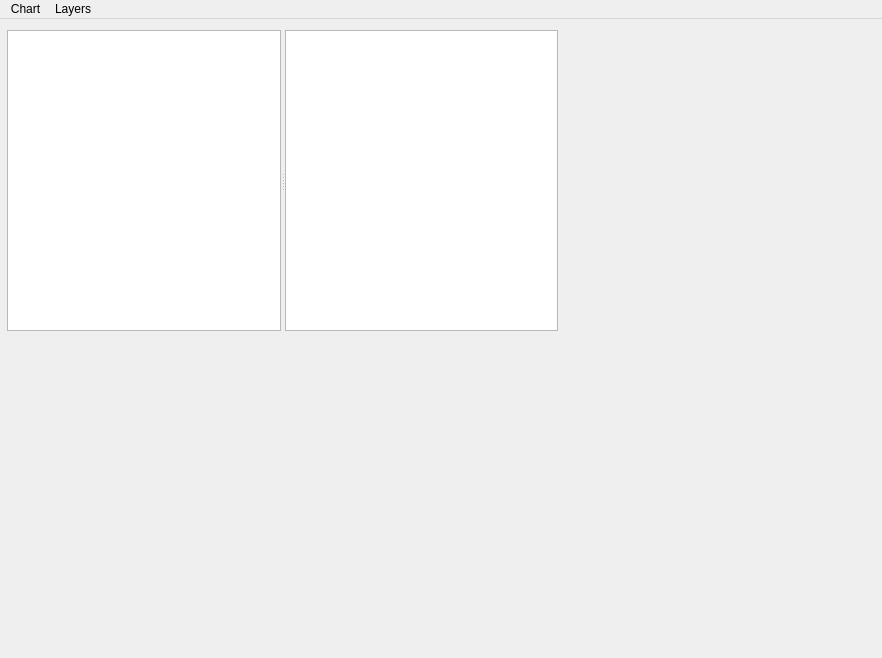
<?xml version="1.0" encoding="UTF-8"?>
<ui version="4.0">
 <class>ChartEditorWindow</class>
 <widget class="QMainWindow" name="ChartEditorWindow">
  <property name="geometry">
   <rect>
    <x>0</x>
    <y>0</y>
    <width>882</width>
    <height>658</height>
   </rect>
  </property>
  <property name="windowTitle">
   <string>MainWindow</string>
  </property>
  <widget class="QWidget" name="centralwidget">
   <property name="sizePolicy">
    <sizepolicy hsizetype="Expanding" vsizetype="Expanding">
     <horstretch>0</horstretch>
     <verstretch>0</verstretch>
    </sizepolicy>
   </property>
   <widget class="QSplitter" name="splitter">
    <property name="geometry">
     <rect>
      <x>7</x>
      <y>11</y>
      <width>551</width>
      <height>301</height>
     </rect>
    </property>
    <property name="sizePolicy">
     <sizepolicy hsizetype="Expanding" vsizetype="Expanding">
      <horstretch>0</horstretch>
      <verstretch>0</verstretch>
     </sizepolicy>
    </property>
    <property name="orientation">
     <enum>Qt::Horizontal</enum>
    </property>
    <widget class="QTableWidget" name="tableWidgetSelect"/>
    <widget class="QTableWidget" name="tableWidget"/>
   </widget>
  </widget>
  <widget class="QMenuBar" name="menubar">
   <property name="geometry">
    <rect>
     <x>0</x>
     <y>0</y>
     <width>882</width>
     <height>18</height>
    </rect>
   </property>
   <widget class="QMenu" name="menuChartTable">
    <property name="font">
     <font>
      <pointsize>12</pointsize>
     </font>
    </property>
    <property name="title">
     <string>Chart</string>
    </property>
    <addaction name="actionLoad"/>
    <addaction name="actionEditorSettings"/>
    <addaction name="actionGenerate"/>
    <addaction name="separator"/>
    <addaction name="actionSave"/>
    <addaction name="actionSaveAs"/>
    <addaction name="separator"/>
    <addaction name="actionQuit"/>
   </widget>
   <widget class="QMenu" name="menuLayers">
    <property name="title">
     <string>Layers</string>
    </property>
    <addaction name="actionFetchLayersFromDB"/>
    <addaction name="separator"/>
    <addaction name="actionIncludeAll"/>
    <addaction name="actionExcludeAll"/>
    <addaction name="separator"/>
    <addaction name="actionRemoveUnusedLayers"/>
   </widget>
   <addaction name="menuChartTable"/>
   <addaction name="menuLayers"/>
  </widget>
  <widget class="QStatusBar" name="statusbar">
   <property name="font">
    <font>
     <pointsize>11</pointsize>
    </font>
   </property>
   <property name="sizeGripEnabled">
    <bool>false</bool>
   </property>
  </widget>
  <action name="actionQuit">
   <property name="text">
    <string>Quit</string>
   </property>
   <property name="shortcut">
    <string>Ctrl+Q</string>
   </property>
   <property name="menuRole">
    <enum>QAction::QuitRole</enum>
   </property>
  </action>
  <action name="actionLoad">
   <property name="text">
    <string>Load chart</string>
   </property>
   <property name="font">
    <font>
     <pointsize>12</pointsize>
    </font>
   </property>
   <property name="shortcut">
    <string>Ctrl+L</string>
   </property>
  </action>
  <action name="actionGenerate">
   <property name="text">
    <string>Generate</string>
   </property>
   <property name="shortcut">
    <string>Ctrl+G</string>
   </property>
  </action>
  <action name="actionSave">
   <property name="enabled">
    <bool>false</bool>
   </property>
   <property name="text">
    <string>Save</string>
   </property>
   <property name="shortcut">
    <string>Ctrl+S</string>
   </property>
  </action>
  <action name="actionSaveAs">
   <property name="enabled">
    <bool>false</bool>
   </property>
   <property name="text">
    <string>Save as...</string>
   </property>
   <property name="shortcut">
    <string>Ctrl+A</string>
   </property>
  </action>
  <action name="actionEditorSettings">
   <property name="text">
    <string>Settings</string>
   </property>
   <property name="toolTip">
    <string>Editor and generator settings</string>
   </property>
   <property name="shortcut">
    <string>Ctrl+E</string>
   </property>
  </action>
  <action name="actionIncludeAll">
   <property name="text">
    <string>Select all</string>
   </property>
   <property name="font">
    <font>
     <pointsize>12</pointsize>
    </font>
   </property>
  </action>
  <action name="actionExcludeAll">
   <property name="text">
    <string>Deselect all</string>
   </property>
   <property name="font">
    <font>
     <pointsize>12</pointsize>
    </font>
   </property>
  </action>
  <action name="actionFetchLayersFromDB">
   <property name="text">
    <string>Fetch from DB</string>
   </property>
   <property name="font">
    <font>
     <pointsize>12</pointsize>
    </font>
   </property>
  </action>
  <action name="actionRemoveUnusedLayers">
   <property name="text">
    <string>Remove unused layers</string>
   </property>
   <property name="font">
    <font>
     <pointsize>12</pointsize>
    </font>
   </property>
  </action>
 </widget>
 <resources/>
 <connections/>
</ui>
